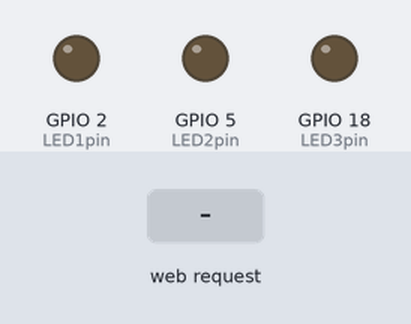
This program was run on a simulated ESP32. Shown: output pins drawn as LEDs (lit = HIGH). Inputs (shaded band) come from the test bench. WiFi joins after 1.5 s; servers stay silent unless stated; what the program prints to the serial monitor is not drawn.

Above: at 3.7 s.
3.8 s: HTTP request GET /3 received
At 5.0 s:
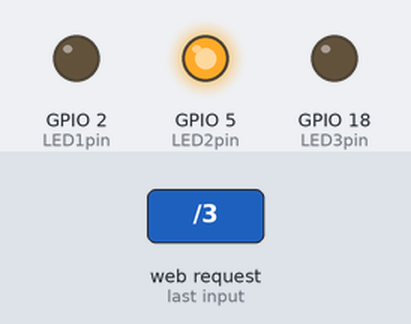
5.3 s: HTTP request GET /1 received
At 6.2 s:
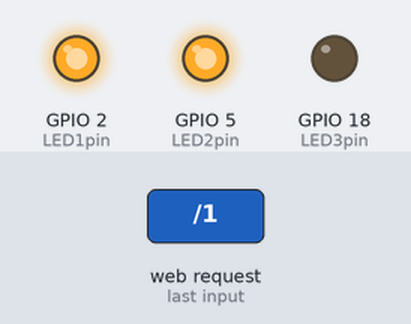
6.8 s: HTTP request GET /5 received
At 7.3 s:
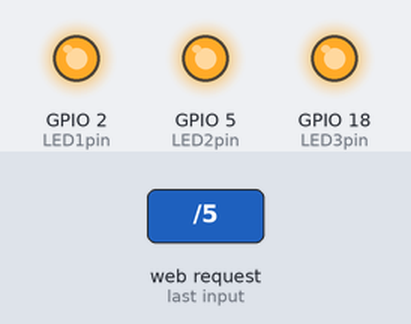
8.3 s: HTTP request GET /0 received
At 9.5 s:
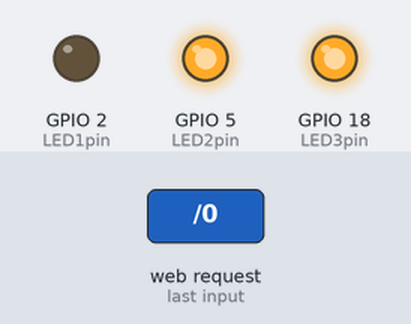
9.8 s: HTTP request GET /2 received
At 10.8 s:
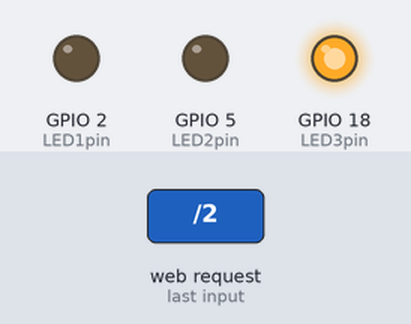
11.3 s: HTTP request GET /4 received
At 11.9 s:
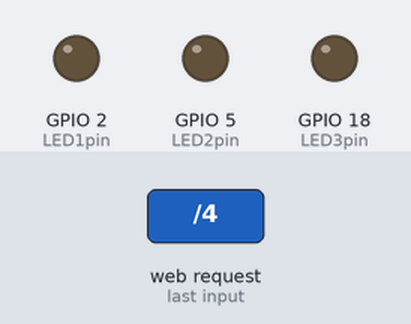
Timing chart, 0 to 13.8 s (numbered marks = the images above; inputs shaded):
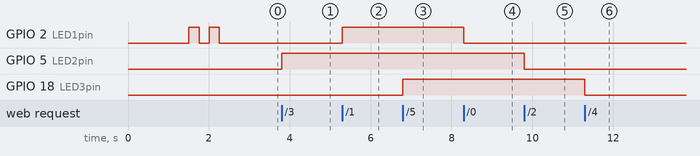

Measured:
- after the input at 3.8 s, GPIO 5 (LED2pin): LOW → HIGH at once
- after the input at 5.3 s, GPIO 2 (LED1pin): LOW → HIGH at once
- after the input at 6.8 s, GPIO 18 (LED3pin): LOW → HIGH at once
- after the input at 8.3 s, GPIO 2 (LED1pin): HIGH → LOW at once
- after the input at 9.8 s, GPIO 5 (LED2pin): HIGH → LOW at once
- after the input at 11.3 s, GPIO 18 (LED3pin): HIGH → LOW at once

The program:

main.cpp
```cpp
#include <Arduino.h>
#include <WiFi.h>
#include <WebServer.h>

const char* ssid = "...";
const char* password = " ";

WebServer server(80); // objekt 'WebServer' razreda ki bo poslušal na HTTP portu 80

uint8_t LED1pin = 2;   // modra
bool LED1status = LOW;

uint8_t LED2pin = 5;   // rdeča
bool LED2status = LOW;

uint8_t LED3pin = 18;  // zelena
bool LED3status = LOW;

// funkcija, ki sproti sestavi HTML stran (del 'generateHTML' - pomoč chat GPT - da je koda bolj optimizirana, namesto da se vsak status LED posebej vključi v HTML kodo, se statusi LED sestavijo v string in se ta string vključi v HTML kodo)
String generateHTML() {
  String statusModra  = LED1status ? "Modra LED je prižgana." : "Modra LED je ugasnjena.";
  String statusRdeca  = LED2status ? "Rdeča LED je prižgana." : "Rdeča LED je ugasnjena.";
  String statusZelena = LED3status ? "Zelena LED je prižgana." : "Zelena LED je ugasnjena.";

  String html = R"rawliteral(
<!DOCTYPE html>
<html lang="sl">
<head>
    <meta charset="UTF-8">
    <meta name="viewport" content="width=device-width, initial-scale=1.0">
    <title>esp32</title>

    <style>
        html {
            font-family: Helvetica;
            text-align: center;
        }

        body {
            margin-top: 50px;
        }

        h1 {
            color: #444444;
            margin: 50px auto 30px;
        }

        h3 {
            color: #444444;
            margin-bottom: 50px;
        }

        .container {
            display: flex;
            justify-content: center;
            gap: 40px;
            margin-top: 20px;
            flex-wrap: wrap;
        }

        .box {
            text-align: center;
        }

        .gumb_vklop {
            background-color: #07e42c;
            display: block;
            width: 110px;
            color: white;
            padding: 13px 30px;
            text-decoration: none;
            font-size: 20px;
            margin: 10px auto;
            border-radius: 5px;
            cursor: pointer;
        }

        .gumb_izklop {
            background-color: #e60b0b;
            display: block;
            width: 110px;
            color: white;
            padding: 13px 30px;
            text-decoration: none;
            font-size: 20px;
            margin: 10px auto;
            border-radius: 5px;
            cursor: pointer;
        }

        .led {
            width: 30px;
            height: 20px;
            border-radius: 50%;
            margin: 0 auto 15px auto;
            border: none;
        }

        .modra {
            background-color: #1e90ff;
        }

        .rdeca {
            background-color: #ff2b2b;
        }

        .zelena {
            background-color: #32cd32;
        }

        .status {
            margin-top: 30px;
            font-size: 20px;
            line-height: 1.8;
        }
    </style>
</head>

<body>

    <h1>Esp32 spletni strežnik</h1>
    <h3>Priklop na WiFi usmerjevalnik</h3>

    <div class="container">

        <div class="box">
          <div class="led modra"></div>
          <a class="gumb_vklop" href="/1">Prižgi LED</a>
          <a class="gumb_izklop" href="/0">Ugasni LED</a>
        </div>

        <div class="box">
          <div class="led rdeca"></div>
          <a class="gumb_vklop" href="/3">Prižgi LED</a>
          <a class="gumb_izklop" href="/2">Ugasni LED</a>
        </div>

        <div class="box">
          <div class="led zelena"></div>
          <a class="gumb_vklop" href="/5">Prižgi LED</a>
          <a class="gumb_izklop" href="/4">Ugasni LED</a>
        </div>

    </div>

    <div class="status">
        <p>)rawliteral";

  html += statusModra;

  html += R"rawliteral(</p>
        <p>)rawliteral";

  html += statusRdeca;

  html += R"rawliteral(</p>
        <p>)rawliteral";

  html += statusZelena;

  html += R"rawliteral(</p>
    </div>

    <p>HTTP strežnik je zagnan.</p>

</body>
</html>
)rawliteral";

  return html;
}

void handle_root() {
  server.send(200, "text/html; charset=UTF-8", generateHTML());
}

void handle_1() {
  LED1status = HIGH;
  server.send(200, "text/html; charset=UTF-8", generateHTML());
}

void handle_0() {
  LED1status = LOW;
  server.send(200, "text/html; charset=UTF-8", generateHTML());
}

void handle_3() {
  LED2status = HIGH;
  server.send(200, "text/html; charset=UTF-8", generateHTML());
}

void handle_2() {
  LED2status = LOW;
  server.send(200, "text/html; charset=UTF-8", generateHTML());
}

void handle_5() {
  LED3status = HIGH;
  server.send(200, "text/html; charset=UTF-8", generateHTML());
}

void handle_4() {
  LED3status = LOW;
  server.send(200, "text/html; charset=UTF-8", generateHTML());
}

void setup() {
  Serial.begin(115200);
  WiFi.begin(ssid, password);

  while (WiFi.status() != WL_CONNECTED) {
    delay(500);
    Serial.println("Povezovanje z WiFi omrežjem ...");
  }

  Serial.println("Povezava z WiFi omrežjem je vzpostavljena.");
  Serial.print("Moj IP naslov je: ");
  Serial.println(WiFi.localIP());

  pinMode(LED1pin, OUTPUT); // modra
  pinMode(LED2pin, OUTPUT); // rdeča
  pinMode(LED3pin, OUTPUT); // zelena

  server.on("/", handle_root);
  server.on("/1", handle_1);
  server.on("/0", handle_0);
  server.on("/3", handle_3);
  server.on("/2", handle_2);
  server.on("/5", handle_5);
  server.on("/4", handle_4);

  server.begin();

  // indikator ob zagonu - modra LED 2x utripne
  digitalWrite(LED1pin, HIGH);
  delay(250);
  digitalWrite(LED1pin, LOW);
  delay(250);
  digitalWrite(LED1pin, HIGH);
  delay(250);
  digitalWrite(LED1pin, LOW);
  delay(250);
}

void loop() {
  server.handleClient();

  digitalWrite(LED1pin, LED1status);  // modra
  digitalWrite(LED2pin, LED2status);  // rdeča
  digitalWrite(LED3pin, LED3status);  // zelena
}
```
